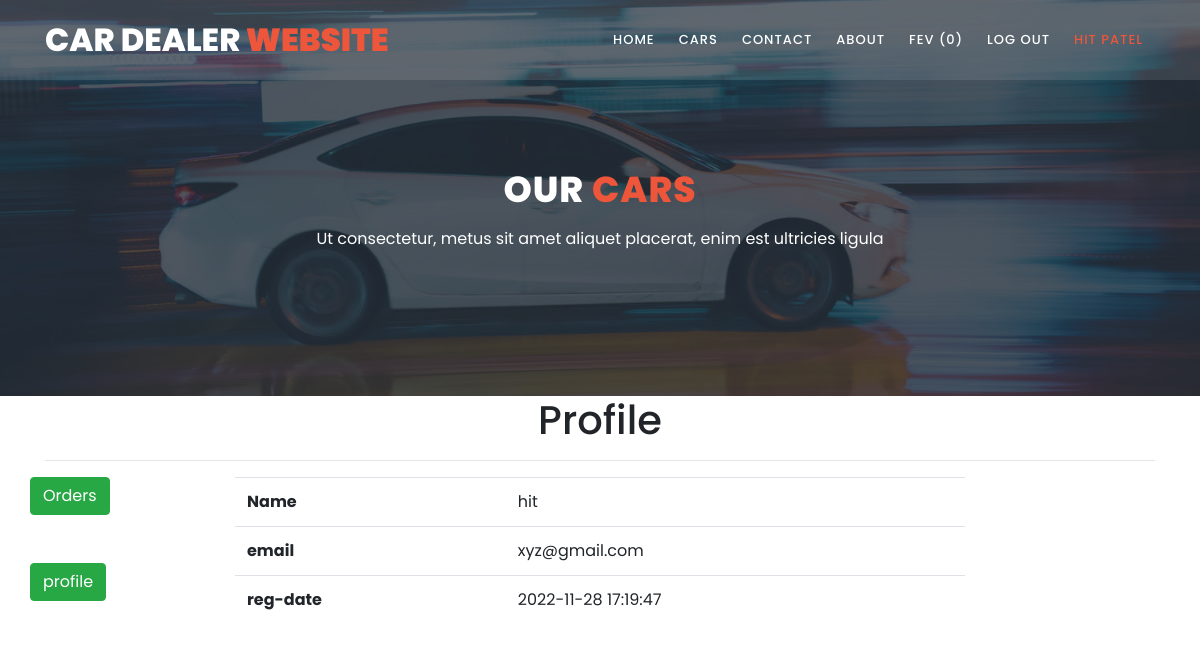
/profile.php (signed in), run on the app's committed database.
### tables this page shows
CREATE TABLE `registration` (
  `id` int(10) UNSIGNED NOT NULL,
  `name` varchar(30) NOT NULL,
  `username` varchar(30) NOT NULL,
  `email` varchar(50) NOT NULL,
  `password` varchar(50) NOT NULL,
  `reg_date` timestamp NULL DEFAULT current_timestamp() ON UPDATE current_timestamp()
);

### profile.php (the view, shortened to what this page needs)
<!DOCTYPE html>
<html lang="en">
<head>
    <link rel="stylesheet" type="text/css" href="assets/css/bootstrap.min.css">
    <link rel="stylesheet" type="text/css" href="assets/css/font-awesome.css">
    <link rel="stylesheet" href="assets/css/style.css">
</head>
<body>
    <?php include "header.php"; ?>
    <section class="section section-bg" id="call-to-action" style="background-image: url(assets/images/banner-image-1-1920x500.jpg)">
        <div class="container">
            <div class="row">
                <div class="col-lg-10 offset-lg-1">
                    <div class="cta-content">
                        <br>
                        <br>
                        <h2>Our <em>Cars</em></h2>
                        <p>Ut consectetur, metus sit amet aliquet placerat, enim est ultricies ligula</p>
                    </div>
                </div>
            </div>
        </div>
    </section>
        <?php
        if(isset($_SESSION['id'])){
            $customer = "SELECT * FROM `registration` WHERE `id`='".$_SESSION["id"]."' ";
            $customer_res = mysqli_query($con, $customer);
            $customer_row = mysqli_fetch_row($customer_res);
        }else {
            header("location: index.php");
            exit;
        }
        ?>
    <div class="container">
        <h1 align="center">Profile</h1>
        <hr>
        <div class="row">
            <div class="col-sm-2">
                <div class="row mb-5"><button class="btn btn-success orders">Orders</button></div>
                <div class="row"><button class="btn btn-success profiles">profile</button></div>
            </div>
            <div class="col-sm-8 show profile">
                <table class="table table-hover">
                    <tbody>
                        <tr>
                            <th>Name</th>
                            <td><?= $customer_row[1] ?></td>
                        </tr>
                        <tr>
                            <th>email</th>
                            <td><?= $customer_row[3] ?></td>
                        </tr>
                        <tr>
                            <th>reg-date</th>
                            <td><?= $customer_row[5] ?></td>
                        </tr>
                    </tbody>
                </table>
            </div>
        </div>
    </div>
</body>
</html>

### assets/css/style.css (style rules this page uses)
html, body, div, span, applet, object, iframe, h1, h2, h3, h4, h5, h6, p, blockquote, div pre, a, abbr, acronym, address, big, cite, code, del, dfn, em, font, img, ins, kbd, q, s, samp, small, strike, strong, sub, sup, tt, var, b, u, i, center, dl, dt, dd, ol, ul, li, figure, header, nav, section, article, aside, footer, figcaption { margin: 0; padding: 0; border: 0; outline: 0; }
header, nav, section, article, aside, footer, hgroup { display: block; }
* { box-sizing: border-box; }
html, body { font-family: 'Poppins', sans-serif; font-weight: 400; background-color: #fff; font-size: 16px; -ms-text-size-adjust: 100%; -webkit-font-smoothing: antialiased; -moz-osx-font-smoothing: grayscale; }
h1, h2, h3, h4, h5, h6 { margin-top: 0px; margin-bottom: 0px; }
p { font-size: 14px; line-height: 25px; color: #7a7a7a; }
html, body { background: #fff; font-family: 'Poppins', sans-serif; }
#call-to-action { padding: 120px 0px; background-image: url(../images/cta-bg.jpg); background-position: center center; background-repeat: no-repeat; background-size: cover; text-align: center; }
.cta-content h2 { font-size: 36px; text-transform: uppercase; font-weight: 800; color: #fff; letter-spacing: 1px; }
.cta-content h2 em { font-style: normal; color: #ed563b; }
.cta-content p { font-size: 16px; color: #fff; margin: 15px 0px 25px 0px; }
.section-bg { background-position: center center; background-repeat: no-repeat; background-size: cover; position: relative; }
.section-bg:before { content:''; position: absolute; top: 0; left: 0; width: 100%; height: 100%; background-color: rgba(35,45,57,0.8); }
.section-bg > form, .section-bg .container { position: relative; z-index: 2 }

### data on the page
registration: name "hit", email "xyz@gmail.com", reg_date "2022-11-28 17:19:47"

### other printed values
$count "0"
$_SESSION['username'] "HIT PATEL"
